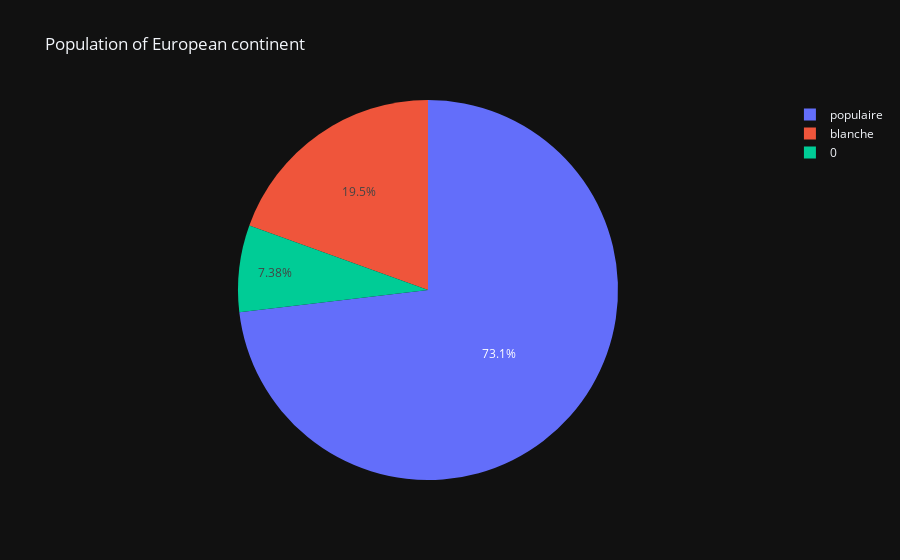

Notebook cell for this chart:
### Code cell
# TYPE
count_type = roman_df['type'].value_counts(ascending=True).to_frame().rename(columns={"type": "COUNT"})
count_type.index = count_type.index.set_names(['TYPE'])
count_type = count_type.reset_index()

fig = px.pie(count_type, values='COUNT', names='TYPE', title='Distribution of Types in the Corpus')
fig.show()

### Figure 1 — Plotly figure (JSON) as saved in the notebook; plotly's stock layout.template omitted (floating-point values rounded to 4 significant figures)
{"data": [{"domain": {"x": [0.0, 1.0], "y": [0.0, 1.0]}, "hovertemplate": "TYPE=%{label}<br>COUNT=%{value}<extra></extra>", "labels": [0, "blanche", "populaire"], "legendgroup": "", "name": "", "showlegend": true, "values": [111, 293, 1100], "type": "pie"}], "layout": {"legend": {"tracegroupgap": 0}, "title": {"text": "Population of European continent"}}}
